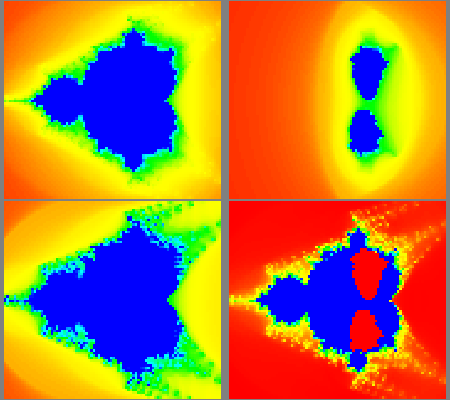

The script that drew this image:
#!/usr/bin/env python
# Demonstrate vtkTemporalStatistics on temporal fractal data in four viewports.

import vtkmodules.vtkInteractionStyle  # noqa: F401
import vtkmodules.vtkRenderingOpenGL2  # noqa: F401

from vtkmodules.vtkFiltersGeometry import vtkCompositeDataGeometryFilter
from vtkmodules.vtkFiltersGeneral import vtkTemporalStatistics
from vtkmodules.vtkFiltersHybrid import vtkTemporalFractal
from vtkmodules.vtkRenderingCore import (
    vtkActor,
    vtkPolyDataMapper,
    vtkRenderWindow,
    vtkRenderWindowInteractor,
    vtkRenderer,
)

# Temporal fractal source
source = vtkTemporalFractal()
source.SetMaximumLevel(3)
source.DiscreteTimeStepsOn()
source.AdaptiveSubdivisionOff()

# Compute temporal statistics
statistics = vtkTemporalStatistics()
statistics.SetInputConnection(source.GetOutputPort())

# Convert composite data to polydata for rendering
geometry = vtkCompositeDataGeometryFilter()
geometry.SetInputConnection(statistics.GetOutputPort())

# -- Mappers (four viewports: average, minimum, maximum, stddev) --
mapper_0 = vtkPolyDataMapper()
mapper_0.SetInputConnection(geometry.GetOutputPort())
mapper_0.SetScalarModeToUseCellFieldData()
mapper_0.SelectColorArray("Fractal Volume Fraction_average")

mapper_1 = vtkPolyDataMapper()
mapper_1.SetInputConnection(geometry.GetOutputPort())
mapper_1.SetScalarModeToUseCellFieldData()
mapper_1.SelectColorArray("Fractal Volume Fraction_minimum")

mapper_2 = vtkPolyDataMapper()
mapper_2.SetInputConnection(geometry.GetOutputPort())
mapper_2.SetScalarModeToUseCellFieldData()
mapper_2.SelectColorArray("Fractal Volume Fraction_maximum")

mapper_3 = vtkPolyDataMapper()
mapper_3.SetInputConnection(geometry.GetOutputPort())
mapper_3.SetScalarModeToUseCellFieldData()
mapper_3.SelectColorArray("Fractal Volume Fraction_stddev")

# -- Actors --
actor_0 = vtkActor()
actor_0.SetMapper(mapper_0)

actor_1 = vtkActor()
actor_1.SetMapper(mapper_1)

actor_2 = vtkActor()
actor_2.SetMapper(mapper_2)

actor_3 = vtkActor()
actor_3.SetMapper(mapper_3)

# -- Renderers --
renderer_0 = vtkRenderer()
renderer_0.SetViewport(0.0, 0.5, 0.5, 1.0)
renderer_0.SetBackground(0.5, 0.5, 0.5)
renderer_0.AddActor(actor_0)

renderer_1 = vtkRenderer()
renderer_1.SetViewport(0.5, 0.5, 1.0, 1.0)
renderer_1.SetBackground(0.5, 0.5, 0.5)
renderer_1.AddActor(actor_1)

renderer_2 = vtkRenderer()
renderer_2.SetViewport(0.0, 0.0, 0.5, 0.5)
renderer_2.SetBackground(0.5, 0.5, 0.5)
renderer_2.AddActor(actor_2)

renderer_3 = vtkRenderer()
renderer_3.SetViewport(0.5, 0.0, 1.0, 0.5)
renderer_3.SetBackground(0.5, 0.5, 0.5)
renderer_3.AddActor(actor_3)

# Window
render_window = vtkRenderWindow()
render_window.AddRenderer(renderer_0)
render_window.AddRenderer(renderer_1)
render_window.AddRenderer(renderer_2)
render_window.AddRenderer(renderer_3)
render_window.SetSize(450, 400)
render_window.SetWindowName("hybrid temporal statistics")

# Interactor
interactor = vtkRenderWindowInteractor()
interactor.SetRenderWindow(render_window)

# Scene
renderer_0.ResetCamera()
renderer_0.GetActiveCamera().Zoom(1.5)
renderer_1.ResetCamera()
renderer_1.GetActiveCamera().Zoom(1.5)
renderer_2.ResetCamera()
renderer_2.GetActiveCamera().Zoom(1.5)
renderer_3.ResetCamera()
renderer_3.GetActiveCamera().Zoom(1.5)

interactor.Initialize()
interactor.Start()
